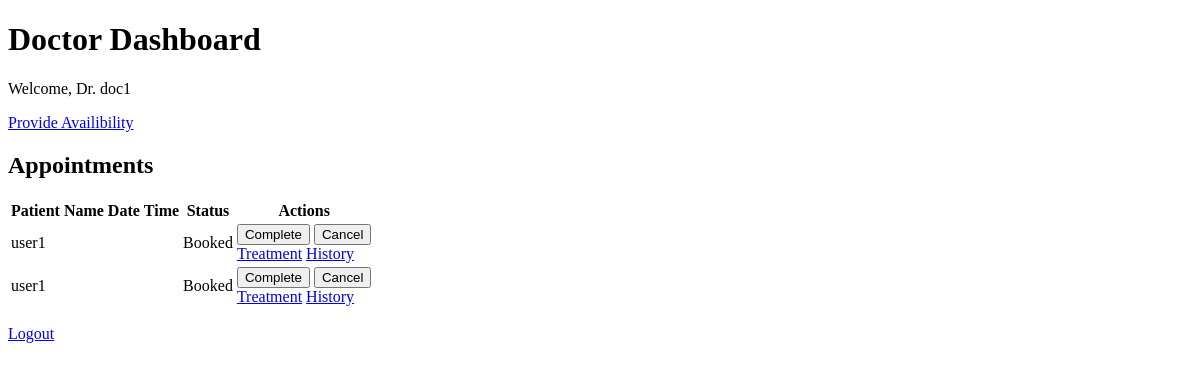
The app's page /doctor/dashboard (signed in), older data.
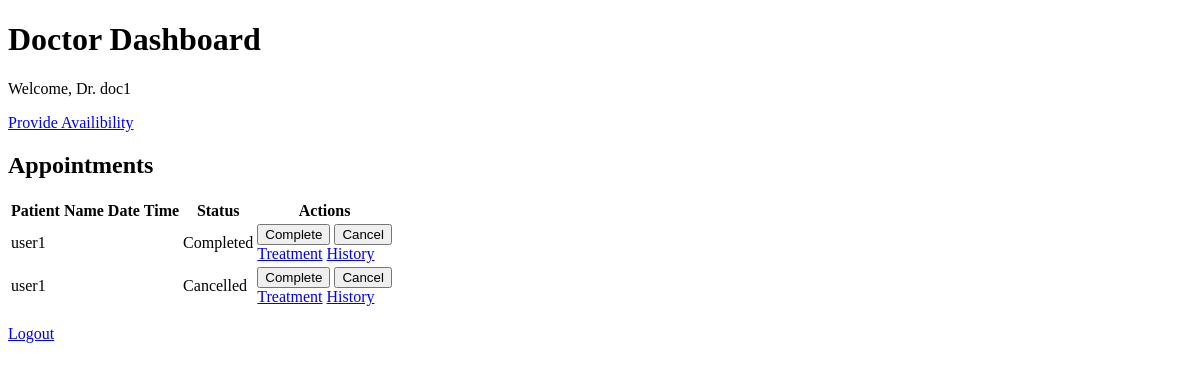
The same page, newer data.
### database.py (models this page shows)
class Appointment(db.Model):
    __tablename__ = "appointments"
    id = db.Column(db.Integer, primary_key=True)
    doctor_id = db.Column(db.Integer, db.ForeignKey("doctor_profiles.id"), nullable=False)
    patient_id = db.Column(db.Integer, db.ForeignKey("patient_profiles.id"), nullable=False)
    appointment_date = db.Column(db.DateTime, nullable=False)
    appointment_time = db.Column(db.Time, nullable=False)
    status = db.Column(db.String(50), nullable=False)  # e.g., 'scheduled', 'completed', 'canceled'
    reason = db.Column(db.Text, nullable=True)
    doctor = db.relationship("DoctorProfile", back_populates="appointments")
    patient = db.relationship("PatientProfile", back_populates="appointments")
    treatment = db.relationship("Treatment", back_populates="appointment", uselist=False, cascade="all, delete-orphan")

class User(db.Model):
    __tablename__ = "users"
    id = db.Column(db.Integer, primary_key = True)
    name = db.Column(db.String(100), nullable=False)
    email = db.Column(db.String(100), unique=True, nullable=False)
    password_hash = db.Column(db.String(255), nullable=False)
    role = db.Column(db.String(50), nullable=False)  # e.g., 'admin', 'doctor', 'patient'
    is_active = db.Column(db.Boolean, default=True)
    doctor_profile = db.relationship("DoctorProfile", back_populates="user", uselist=False, cascade="all, delete-orphan")
    patient_profile = db.relationship("PatientProfile", back_populates="user", uselist=False, cascade="all, delete-orphan")

### app.py (the view)
@app.route("/doctor/dashboard")
@role_required("doctor")
def doctor_dashboard():
    doctor = doctor_profile()
    appointments = Appointment.query.filter_by(doctor_id=doctor.id).all()
    return render_template("doctor_dashboard.html", doctor=doctor, appointments=appointments, availability = doctor.availability)

### app.py (called while the page is built)
def login_required(view):
    @wraps(view)
    def wrapped_view(*args,**kwargs):
        if current_user() is None:
            flash("please login to continue", "error")
            return redirect(url_for("login"))
        return view(*args, **kwargs)
    return wrapped_view

def role_required(role):
    def decorator(view):
        @wraps(view)
        @login_required
        def wraped_view(*args, **kwargs):
            if current_user().role != role:
                return "You are not authrized to access this page."
            return view(*args, **kwargs)
        return wraped_view
    return decorator

def current_user():
    user_id = session.get("user_id")
    if user_id is None:
        return None
    return User.query.get(user_id)

def doctor_profile():
    user = current_user()
    if user and user.role == "doctor":
        return DoctorProfile.query.filter_by(user_id=user.id).first()
    return None

### templates/doctor_dashboard.html (shortened to what this page needs)
<!DOCTYPE html>
<html lang="en">
<head>
</head>
<body>
    <h1> Doctor Dashboard</h1>
    <p>Welcome, Dr. {{ doctor.user.name }}</p>
    <p><a href="{{ url_for('manage_availability') }}">Provide Availibility</a></p>
    <h2>Appointments</h2>
    <table>
        <tr><th>Patient Name</th>  <th>Date</th> <th>Time</th> <th>Status</th> <th>Actions</th></tr>
        {% for appointment in appointments %}
        <tr>
            <td>{{appointment.patient.user.name}}</td>
            <td>{{appointment.date}}</td>
            <td>{{appointment.time}}</td>
            <td>{{appointment.status}}</td>
            <td>
                <form class="inline" method="post" action="{{ url_for('update_appointment_status', appointment_id=appointment.id) }}">
                    <button type="submit" name="status" value="Completed">Complete</button>
                    <button type="submit" name="status" value="Cancelled">Cancel</button>
                </form>
                <a href="{{ url_for('add_treatment', appointment_id=appointment.id) }}">Treatment</a>
                <a href="{{ url_for('patient_history', patient_id=appointment.patient_id) }}">History</a>
            </td>
        </tr>
        {% else %}
            <tr><td colspan="4">No appointments found.</td></tr>
        {% endfor %}
    </table>
    <p><a href="{{ url_for('logout') }}">Logout</a></p>
</body>
</html>

Row changes from the older to the newer data that the page shows:
changed Appointment: status "Booked" → "Completed"
changed Appointment: status "Booked" → "Cancelled"
